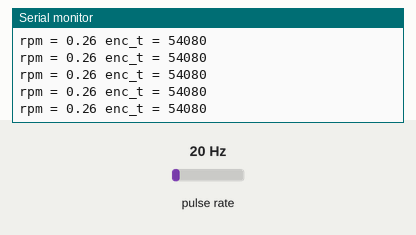
A sketch run on a simulated Arduino Uno, built with avr-gcc and run on an emulated ATmega328P. Parts: the last lines printed to the serial monitor. Wiring (inferred from the names in the program): pulse sensor: data pin 3. The inputs (shaded band) are chosen by the test bench; at power-on: pulse rate 20 Hz.

Above: at 1.2 s.
1.3 s: pulse rate (sensor on pin 3) set to 4 Hz
At 1.8 s:
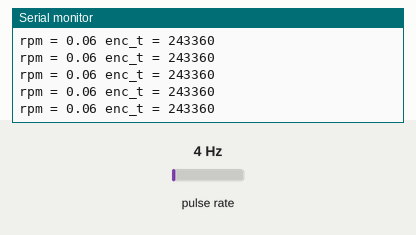
4.3 s: pulse rate (sensor on pin 3) set to 50 Hz
At 5.3 s:
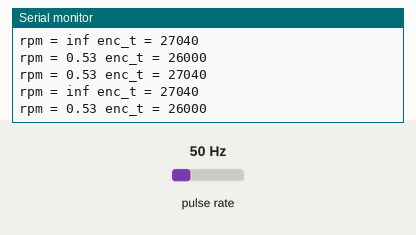
8.8 s: pulse rate (sensor on pin 3) set to 196 Hz
At 9.8 s:
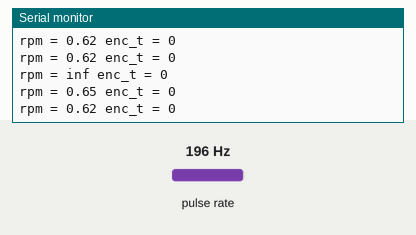
14.8 s: pulse rate (sensor on pin 3) set to 100 Hz
At 15.6 s:
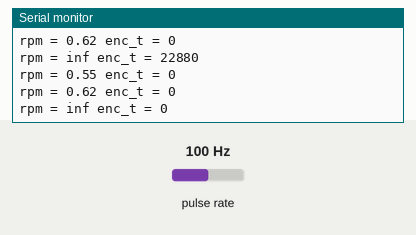
17.8 s: pulse rate (sensor on pin 3) set to 150 Hz
At 18.7 s:
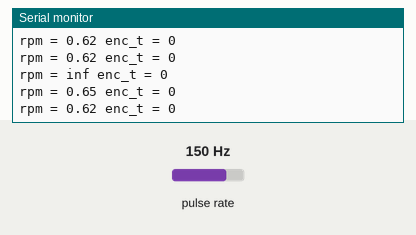
Timing chart, 0 to 20.8 s (numbered marks = the images above; inputs shaded):
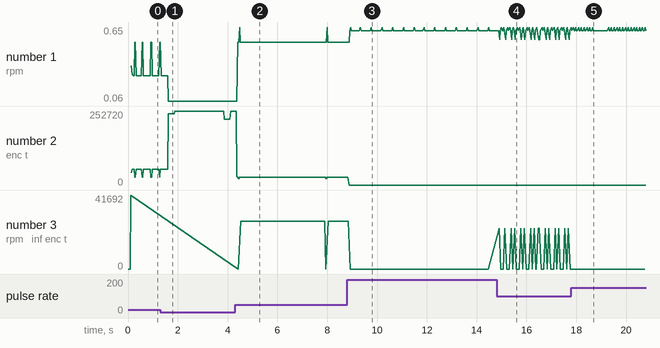

The sketch:

Encoder_rpm.ino
```cpp
#define PIN_ENC 3

unsigned long time;
unsigned long enc_last_time = 0;
unsigned long enc_t = 0;
uint16_t rpm = 0;


void setup() {
  Serial.begin(9600);
  pinMode(PIN_ENC, INPUT_PULLUP);
  attachInterrupt(digitalPinToInterrupt(PIN_ENC), EncISR, RISING);
}

void loop() {
  time = micros();

  Serial.print("rpm = ");
  Serial.print(1.0/(70.0*enc_t)*1e6); // in 1/min
  Serial.print(" enc_t = ");
  Serial.println(enc_t); // time between two teeth in microseconds

}


void EncISR(void)
{
  enc_t = time - enc_last_time;
  enc_last_time = time;
}
```

Measured:
- after the input at 1.3 s, the serial monitor: prints a new line after 0.32 s (image 1)
- after the input at 4.3 s, the serial monitor: prints a new line after 0.07 s (image 2)
- after the input at 8.8 s, the serial monitor: prints a new line after 0.08 s (image 3)
- after the input at 14.8 s, the serial monitor: prints a new line after 0.10 s (image 4)
- plotted number 1: 0.53 → 0.06 after the input at 1.3 s, 0.06 → 0.53 after the input at 4.3 s, 0.53 → 0.62 after the input at 8.8 s
- plotted number 2: 54080 → 252720 after the input at 1.3 s, 252720 → 26000 after the input at 4.3 s
- plotted number 3: 41692 → 27040 after the input at 4.3 s
